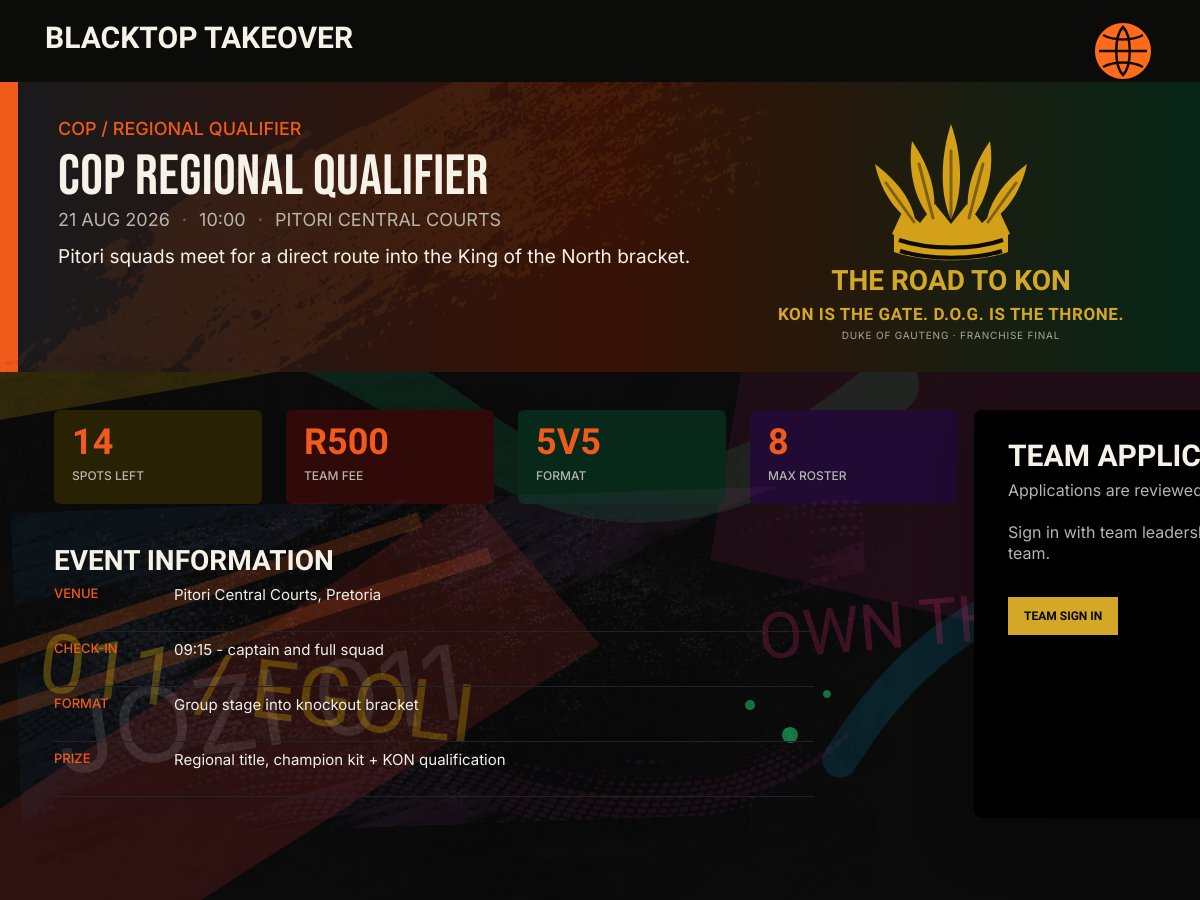
The page /tournament-details.php?event=cop-regional-qualifier on the database its author committed.
### tables this page shows
CREATE TABLE IF NOT EXISTS tournaments (
    id INT UNSIGNED AUTO_INCREMENT PRIMARY KEY,
    name VARCHAR(140) NOT NULL,
    slug VARCHAR(160) NOT NULL UNIQUE,
    eyebrow VARCHAR(100) NOT NULL,
    route_label VARCHAR(100) NOT NULL,
    city VARCHAR(80) NOT NULL,
    venue VARCHAR(140) NOT NULL,
    starts_at DATETIME NOT NULL,
    registration_deadline DATETIME NOT NULL,
    format ENUM('3v3', '5v5') NOT NULL,
    capacity SMALLINT UNSIGNED NOT NULL,
    max_roster TINYINT UNSIGNED NOT NULL DEFAULT 8,
    entry_fee_cents INT UNSIGNED NOT NULL DEFAULT 0,
    prize_cents INT UNSIGNED NOT NULL DEFAULT 0,
    status ENUM('draft', 'open', 'full', 'in_progress', 'completed', 'cancelled') NOT NULL DEFAULT 'draft',
    description TEXT,
    check_in_notes VARCHAR(180),
    structure_notes VARCHAR(180),
    prize_notes VARCHAR(220),
    created_at TIMESTAMP DEFAULT CURRENT_TIMESTAMP
);

### includes/data.php (called while the page is built)
<?php
function e(mixed $value): string
{
    return htmlspecialchars((string) $value, ENT_QUOTES, 'UTF-8');
}

### tournament-details.php (the view, shortened to what this page needs)
<?php
require_once __DIR__ . '/config/connection.php';
$eventSlug = trim((string) ($_POST['event'] ?? $_GET['event'] ?? 'coj-summer-showdown'));
$eventQuery = $conn->prepare(
    "SELECT t.*,
            COUNT(DISTINCT CASE WHEN te.status IN ('pending', 'confirmed') THEN te.team_id END) AS entry_count
     FROM tournaments t
     LEFT JOIN tournament_entries te ON te.tournament_id = t.id
     WHERE t.slug = ?
     GROUP BY t.id
     LIMIT 1"
);
$eventQuery->bind_param('s', $eventSlug);
$eventQuery->execute();
$event = $eventQuery->get_result()->fetch_assoc();
    ?>
    <?php
$userRole = $_SESSION['user_role'] ?? null;
$applicationTeam = null;
$startsAt = new DateTimeImmutable($event['starts_at']);
$spotsLeft = max(0, (int) $event['capacity'] - (int) $event['entry_count']);
$fee = 'R' . number_format(((int) $event['entry_fee_cents']) / 100, 0);
$applicationSent = $applicationTeam && in_array($applicationTeam['entry_status'], ['pending', 'confirmed'], true);
$rosterCount = (int) ($applicationTeam['roster_count'] ?? 0);
$rosterMaximum = max(1, (int) $event['max_roster']);
$rosterMinimum = competitionMinimumRoster($event['format']);
$rosterProgress = min($rosterCount, $rosterMaximum);
$rosterStatus = $rosterCount >= $rosterMaximum
    ? 'complete'
    : ($rosterCount >= $rosterMinimum ? 'entry minimum met' : 'minimum ' . $rosterMinimum . ' required');
$routeGateCopy = match ($event['slug']) {
    'coj-summer-showdown' => 'KOS is the gate. D.O.G. is the throne.',
    'cop-regional-qualifier' => 'KON is the gate. D.O.G. is the throne.',
    default => 'KON + KOS are the gates. D.O.G. is the throne.',
};
require __DIR__ . '/includes/header.php';
?>
<article class="event-detail" data-figma-node="48:216">
    <div class="event-detail__street-tags" aria-hidden="true">
        <span class="event-detail__street-tag event-detail__street-tag--jozi">Jozi 011</span>
        <span class="event-detail__street-tag event-detail__street-tag--egoli">011 / Egoli</span>
        <span class="event-detail__street-tag event-detail__street-tag--block">Own the block</span>
    </div>
    <header class="screen-header">
        <a class="screen-wordmark" href="/blacktop-takeover/home.php">Blacktop Takeover</a>
        <button class="court-menu-trigger" type="button" aria-label="Open Blacktop menu" aria-controls="court-menu" aria-expanded="false" data-court-menu-trigger>
            <img src="/blacktop-takeover/assets/images/figma/navigation-basketball-trigger.svg" alt="">
        </button>
    </header>
    <section class="event-hero">
        <div class="event-hero__copy">
            <p class="event-eyebrow"><?= e($event['eyebrow']) ?></p>
            <h1><?= e($event['name']) ?></h1>
            <p class="event-meta"><?= e($startsAt->format('d M Y')) ?> <span>&middot;</span> <?= e($startsAt->format('H:i')) ?> <span>&middot;</span> <?= e($event['venue']) ?></p>
            <p class="event-summary"><?= e($event['description']) ?></p>
        </div>
        <div class="event-hero__road">
            <img src="/blacktop-takeover/assets/images/figma/champion-feather-crown.svg" alt="" aria-hidden="true">
            <strong><?= e($event['route_label']) ?></strong>
            <span><?= e($routeGateCopy) ?></span>
            <small>Duke of Gauteng &middot; franchise final</small>
        </div>
    </section>
    <div class="event-detail__body">
        <div class="event-detail__main">
            <section class="event-facts" aria-label="Tournament facts">
                <div><strong><?= e(str_pad((string) $spotsLeft, 2, '0', STR_PAD_LEFT)) ?></strong><span>Spots left</span></div>
                <div><strong><?= e($fee) ?></strong><span>Team fee</span></div>
                <div><strong><?= e(strtoupper($event['format'])) ?></strong><span>Format</span></div>
                <div><strong><?= e((string) $event['max_roster']) ?></strong><span>Max roster</span></div>
            </section>
            <section class="event-information">
                <h2>Event information</h2>
                <dl>
                    <div><dt>Venue</dt><dd><?= e($event['venue'] . ', ' . $event['city']) ?></dd></div>
                    <div><dt>Check-in</dt><dd><?= e($event['check_in_notes']) ?></dd></div>
                    <div><dt>Format</dt><dd><?= e($event['structure_notes']) ?></dd></div>
                    <div><dt>Prize</dt><dd><?= e($event['prize_notes']) ?></dd></div>
                </dl>
            </section>
        </div>
        <aside class="event-application" aria-labelledby="application-title">
            <h2 id="application-title">Team application</h2>
            <p>Applications are reviewed by a Blacktop organiser.</p>
            <?php if ($applicationTeam): ?>
                <form method="post" action="/blacktop-takeover/tournament-details.php?event=<?= e($eventSlug) ?>">
                    <input type="hidden" name="csrf_token" value="<?= e($_SESSION['tournament_csrf']) ?>">
                    <input type="hidden" name="event" value="<?= e($eventSlug) ?>">
                    <label for="application-team">Select team</label>
                    <select id="application-team" name="team" required>
                        <option value="<?= e((string) $applicationTeam['id']) ?>"><?= e($applicationTeam['name']) ?> &middot; <?= e((string) $rosterCount) ?> players</option>
                    </select>
                    <span class="application-label">Roster status</span>
                    <progress
                        value="<?= e((string) $rosterProgress) ?>"
                        max="<?= e((string) $rosterMaximum) ?>"
                        aria-label="<?= e((string) $rosterCount) ?> of <?= e((string) $rosterMaximum) ?> roster places filled"
                    ></progress>
                    <strong class="application-roster"><?= e((string) $rosterCount) ?> / <?= e((string) $rosterMaximum) ?> players &middot; <?= e($rosterStatus) ?></strong>
                    <button type="submit"<?= $applicationSent ? ' disabled' : '' ?>>
                        <?php if ($applicationSent): ?>
                            <?= e(ucfirst($applicationTeam['entry_status']) . ' application') ?>
                        <?php elseif ($applicationTeam['entry_status'] === 'withdrawn'): ?>
                            Resubmit team application
                        <?php else: ?>
                            Submit team application
                        <?php endif; ?>
                    </button>
                </form>
            <?php elseif (in_array($userRole, ['player', 'captain'], true)): ?>
                <p class="application-access-copy">You need a team as its captain or active vice captain before it can enter.</p>
                <a class="application-access-link" href="/blacktop-takeover/team.php">Open my squad</a>
            <?php elseif ($userRole !== null): ?>
                <p class="application-access-copy">Only a team captain or active vice captain can submit the squad application.</p>
            <?php else: ?>
                <p class="application-access-copy">Sign in with team leadership access to submit a team.</p>
                <a class="application-access-link" href="/blacktop-takeover/login.php">Team sign in</a>
            <?php endif; ?>
        </aside>
    </div>
</article>
<?php require __DIR__ . '/includes/footer.php'; ?>

### rows shown on the page
tournaments: eyebrow "COP / REGIONAL QUALIFIER", name "COP REGIONAL QUALIFIER", starts_at "21 AUG 2026", starts_at "10:00", venue "PITORI CENTRAL COURTS", description "Pitori squads meet for a direct route into the King of the North bracket.", route_label "THE ROAD TO KON", slug "KON IS THE GATE. D.O.G. IS THE THRONE.", entry_fee_cents "R500", format "5V5", max_roster "8", venue+city "Pitori Central Courts, Pretoria", check_in_notes "09:15 - captain and full squad", structure_notes "Group stage into knockout bracket", prize_notes "Regional title, champion kit + KON qualification"

### other values the page prints
str_pad((string) $spotsLeft, 2, '0', STR_PAD_LEFT) "14"
